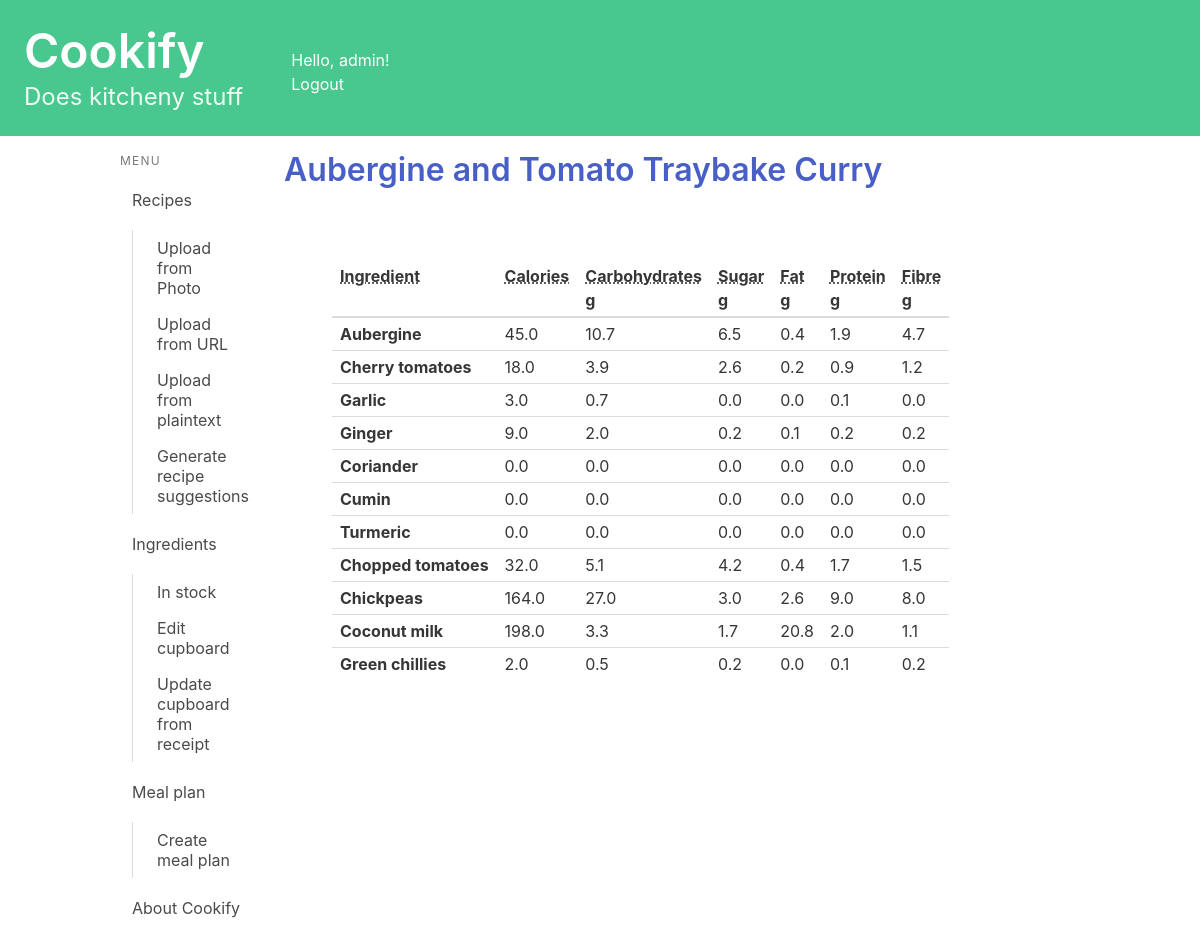
Page /recipes/nutrition/15/ (signed in) on the committed database.
### recipes/models.py (models this page shows, shortened)
class Recipe(models.Model):
    name = models.CharField(max_length=200)
    method = models.TextField(max_length=5000, blank = True)
    ingredients_string = models.TextField(max_length=1000, blank = True)#Plain text of ingredients
    simplified_ingredients = models.TextField(max_length=1000, blank = True)#Ingredients data
    book = models.CharField(max_length=200, blank = True)
    page = models.CharField(max_length=5, blank = True)
    serves = models.CharField(max_length=5, blank = True)
    serves_int = models.IntegerField(null = True, blank = True)
    description = models.TextField(max_length=500, blank = True)
    url = models.URLField(null = True, blank = True)
    jumbled_input = models.TextField(max_length=8000, blank = True)
    owner = models.ForeignKey(User, on_delete=models.CASCADE, blank=True, null=True)
    from_photo = models.BooleanField(default=False)
    def get_detailed_nutritional_info(self, scale = 1):
        if self.serves_int == 0:
            self.serves_int = 1
        output = []
        for recipe_ingredient in self.recipe_ingredient.filter(alternative=False):
            qty = recipe_ingredient.quantity
            if not qty:
                continue
            profile_ingredient = recipe_ingredient.profile_ingredient
            if recipe_ingredient.measurement_unit:
                unit = recipe_ingredient.measurement_unit
            else:
                unit = "g"
                qty = qty*profile_ingredient.get_typical_weight()
            nutrients = profile_ingredient.get_nutrition(int(qty*scale/self.serves_int), unit)
            output.append((recipe_ingredient, nutrients))
        return output

class RecipeIngredient(models.Model):
    recipe = models.ForeignKey(Recipe, on_delete=models.CASCADE, related_name="recipe_ingredient")
    profile_ingredient = models.ForeignKey(ProfileIngredient, on_delete=models.CASCADE, related_name="recipe_ingredient")
    quantity = models.FloatField(null=True, blank=True)
    measurement_unit = models.CharField(max_length=50, blank=True)
    local_name = models.CharField(max_length=100)
    position_in_list = models.IntegerField(null=True, blank=True)
    optional = models.BooleanField(default = False)
    alternative = models.BooleanField(default = False)

class ProfileIngredient(models.Model):
    profile = models.ForeignKey(Profile, on_delete=models.CASCADE, related_name="profile_ingredient")
    ingredient = models.ForeignKey(Ingredient, on_delete=models.CASCADE, related_name="profile_ingredient")
    in_stock = models.BooleanField(default = False)
    date_added = models.DateTimeField(default=timezone.now)
    expiry_date = models.DateField(null=True, blank=True)
    long_life_override = models.BooleanField(null=True, blank=True)
    shelf_life_override = models.IntegerField(null=True, blank=True)
    substitutes_override = models.CharField(max_length=200, blank=True)
    category_override = models.CharField(max_length=60, blank=True)
    calories_override = models.IntegerField(null=True, blank=True)
    carbohydrates_override = models.FloatField(null=True, blank=True)
    sugar_override = models.FloatField(null=True, blank=True)
    fat_override = models.FloatField(null=True, blank=True)
    protein_override = models.FloatField(null=True, blank=True)
    fibre_override = models.FloatField(null=True, blank=True)
    typical_weight_override = models.IntegerField(null=True, blank=True)
    def get_nutrition(self, quantity, unit):
        print("Getting nutrition from profile")
        quantity = convert_to_grams(quantity, unit) # returns
        scale = quantity/100 #because nutrition is stored as x per 100g
        nutrients = self.get_ingredient_nutrition()
        for key in nutrients.keys():
            if nutrients[key] == None:
                nutrients[key] = 0
            nutrients[key] = round(nutrients[key] * scale, 1)
        output = {"calories": round(nutrients["calories"],0),
                  "carbohydrates": nutrients["carbohydrates"],
                  "sugar": nutrients["sugar"],
                  "fat": nutrients["fat"],
                  "protein": nutrients["protein"],
                  "fibre": nutrients["fibre"],}
        return output
    def get_calories(self):
        if self.calories_override is not None:
            return self.calories_override
        else:
            return self.ingredient.calories
    def get_carbohydrates(self):
        if self.carbohydrates_override is not None:
            return self.carbohydrates_override
        else:
            return self.ingredient.carbohydrates
    def get_sugar(self):
        if self.sugar_override is not None:
            return self.sugar_override
        else:
            return self.ingredient.sugar
    def get_fat(self):
        if self.fat_override is not None:
            print("getting fat from override")
            return self.fat_override
        else:
            return self.ingredient.fat
    def get_protein(self):
        if self.protein_override is not None:
            return self.protein_override
        else:
            return self.ingredient.protein
    def get_fibre(self):
        if self.fibre_override is not None:
            return self.fibre_override
        else:
            return self.ingredient.fibre
    def get_typical_weight(self):
        if self.typical_weight_override is not None:
            return self.typical_weight_override
        else:
            return self.ingredient.typical_weight
    def get_ingredient_nutrition(self):
        return {
            "calories": self.get_calories(),
            "carbohydrates": self.get_carbohydrates(),
            "sugar": self.get_sugar(),
            "fat": self.get_fat(),
            "protein": self.get_protein(),
            "fibre": self.get_fibre(),
        }
    class Meta:
        unique_together = ('profile', 'ingredient',)
        ordering = ['-expiry_date']
        get_latest_by = 'expiry_date'

### cupboard/models.py (models this page shows, shortened)
class Ingredient(models.Model):
    name = models.CharField(max_length=50)
    long_life = models.BooleanField(default= True)
    shelf_life = models.IntegerField(null= True, blank=True)
    substitutes = models.CharField(max_length = 200, blank= True)
    category = models.CharField(max_length=60, blank=True)
    calories = models.IntegerField(default = 0)
    carbohydrates = models.FloatField(default = 0)
    sugar = models.FloatField(default = 0)
    fat = models.FloatField(default = 0)
    protein = models.FloatField(default = 0)
    fibre = models.FloatField(default = 0)
    typical_weight = models.IntegerField(null= True, blank=True)

### recipes/views.py (the view, shortened to what this page needs)
# urls.py: path('nutrition/<int:recipe_id>/', views.nutrition_detail, name='nutrition_detail'),
@login_required
def nutrition_detail(request, recipe_id):
    recipe = get_object_or_404(Recipe, pk=recipe_id)
    if recipe.owner != request.user:
        return redirect('recipes:index')
    formServing = QuantityForm()
    formNutrition = QuantityForm()
    scale = 1
    scale_nutrition = 1
    nutrients = recipe.get_detailed_nutritional_info(scale_nutrition)
    context = {'recipe': recipe,
               'scale': scale,
               'formServing': formServing,
               'formNutrition': formNutrition,
               'nutrients': nutrients}
    return render(request, 'recipes/nutrition_detail.html', context)

### recipes/templatetags/is_active.py (called while the page is built)
@register.simple_tag
def is_active(request, url):
    if reverse(url) == request.path:
        return "is-active"
    return ""

### recipes/templates/recipes/nutrition_detail.html
{% extends 'base.html' %}
{% load custom_filters %}
{% block content %}
<h1 class="title"><a href="{% url 'recipes:detail' recipe.id %}">{{ recipe.name }}</a></h1>
<section class="section">
<table class="table is-narrow">
    <thead>
        <tr>
            <th><abbr title="Ingredient">Ingredient</abbr></th>
            <th><abbr title="Calories">Calories</abbr><br></th>
            <th><abbr title="Carbohydrates">Carbohydrates</abbr><br>g</th>
            <th><abbr title="Sugar">Sugar</abbr><br>g</th>
            <th><abbr title="Fat">Fat</abbr><br>g</th>
            <th><abbr title="Protein">Protein</abbr><br>g</th>
            <th><abbr title="Fibre">Fibre</abbr><br>g</th>
        </tr>
    </thead>
    <tbody>
        {% for nutrient in nutrients %}
            <tr>
                <th>{{ nutrient.0.profile_ingredient.ingredient.name }}</th>
                <td>{{ nutrient.1.calories }} </td>
                <td>{{ nutrient.1.carbohydrates }} </td>
                <td>{{ nutrient.1.sugar }} </td>
                <td>{{ nutrient.1.fat }} </td>
                <td>{{ nutrient.1.protein }} </td>
                <td>{{ nutrient.1.fibre }} </td>
            </tr>
        {% endfor %}
    </tbody>
</table>
</section>
{% endblock content %}

### kitchenlife/templates/base.html (shortened to what this page needs)
<!DOCTYPE html>
<html lang="en">
{% load is_active %}
<head>
    <link rel="stylesheet"
          href="https://cdn.jsdelivr.net/npm/bulma@0.9.3/css/bulma.min.css">
</head>
<body>
    <a href="{% url 'index' %} ">
        <section class="hero is-small is-success mb-4">
            <div class="columns">
                <div class="column">
                    <div class="hero-body">
                        <h1 class="title is-1">Cookify</h1>
                        <p class="subtitle is-4">
                            Does kitcheny stuff
                        </p>
                    </div>
                </div>
                <div class="column">
                    <br><br>
                    Hello, {{ user.username|default:'Guest' }}!
                    <div>
                        {% if user.is_authenticated %}
                            <a href="{% url 'logout' %}">Logout</a>
                        {% else %}
                            <a href="{% url 'login' %}">Login</a>
                        {% endif %}
                    </div>
                </div>
            </div>
        </section>
    </a>
    <div class="container">
        <div class="columns">
            <div class="column is-2">
                <aside class="menu">
                  <p class="menu-label">
                    Menu
                  </p>
                  <ul class="menu-list">
                    <li>
                        <a href="{% url 'recipes:index' %}" class="{% is_active request 'recipes:index' %}">Recipes</a>
                        <ul>
                            <a href="{% url 'recipes:upload_photo' %}" class="{% is_active request 'recipes:upload_photo' %}">Upload from Photo</a>
                            <a href="{% url 'recipes:upload_url' %}" class="{% is_active request 'recipes:upload_url' %}">Upload from URL</a>
                            <a href="{% url 'recipes:upload_text' %}" class="{% is_active request 'recipes:upload_text' %}">Upload from plaintext</a>
                            <a href="{% url 'recipes:generate_recipe_suggestion' %}" class="{% is_active request 'recipes:generate_recipe_suggestion' %}">Generate recipe suggestions</a>
                        </ul>
                        <a  href="{% url 'cupboard:ingredients_index' %}" class="{% is_active request 'cupboard:ingredients_index' %}">Ingredients</a>
                        <ul>
                            <a href="{% url 'cupboard:cupboard_index' %}" class="{% is_active request 'cupboard:cupboard_index' %}">In stock</a>
                            <a href="{% url 'cupboard:edit_cupboard' %}" class="{% is_active request 'cupboard:edit_cupboard' %}">Edit cupboard</a>
                            <a href="{% url 'cupboard:edit_cupboard' %}" class="{% is_active request 'cupboard:edit_cupboard' %}">Update cupboard from receipt</a>
                        </ul>
                        <a href="{% url 'mealplan:meal_plan_index' %}" class="{% is_active request 'mealplan:meal_plan_index' %}">Meal plan</a>
                        <ul>
                            <a href="{% url 'mealplan:add_meal_plan' %}" class="{% is_active request 'mealplan:add_meal_plan' %}">Create meal plan</a>
                        </ul>
                        <a href="{% url 'about' %} " class="{% is_active request 'about' %}">About Cookify</a>
                    </li>
                  </ul>
                </aside>
            </div>
            <div class="column">
                {% block content %}
                {% endblock content %}
            </div>
        </div>
    </div>
</body>
</html>

### rows in the picture
Recipe: name "Aubergine and Tomato Traybake Curry"
RecipeIngredient: profile_ingredient.name "Aubergine", nutrient "45.0", nutrient "10.7", nutrient "6.5", nutrient "0.4", nutrient "1.9", nutrient "4.7"
RecipeIngredient: profile_ingredient.name "Cherry tomatoes", nutrient "18.0", nutrient "3.9", nutrient "2.6", nutrient "0.2", nutrient "0.9", nutrient "1.2"
RecipeIngredient: profile_ingredient.name "Garlic", nutrient "3.0", nutrient "0.7", nutrient "0.0", nutrient "0.1"
RecipeIngredient: profile_ingredient.name "Ginger", nutrient "9.0", nutrient "2.0", nutrient "0.2", nutrient "0.1"
RecipeIngredient: profile_ingredient.name "Coriander", nutrient "0.0"
RecipeIngredient: profile_ingredient.name "Cumin", nutrient "0.0"
RecipeIngredient: profile_ingredient.name "Turmeric", nutrient "0.0"
RecipeIngredient: profile_ingredient.name "Chopped tomatoes", nutrient "32.0", nutrient "5.1", nutrient "4.2", nutrient "0.4", nutrient "1.7", nutrient "1.5"
RecipeIngredient: profile_ingredient.name "Chickpeas", nutrient "164.0", nutrient "27.0", nutrient "3.0", nutrient "2.6", nutrient "9.0", nutrient "8.0"
RecipeIngredient: profile_ingredient.name "Coconut milk", nutrient "198.0", nutrient "3.3", nutrient "1.7", nutrient "20.8", nutrient "2.0", nutrient "1.1"
RecipeIngredient: profile_ingredient.name "Green chillies", quantity "2.0", nutrient "0.5", nutrient "0.2", nutrient "0.0", nutrient "0.1"

### other values in the picture
{{ user.username|default:'Guest' }} "admin"
